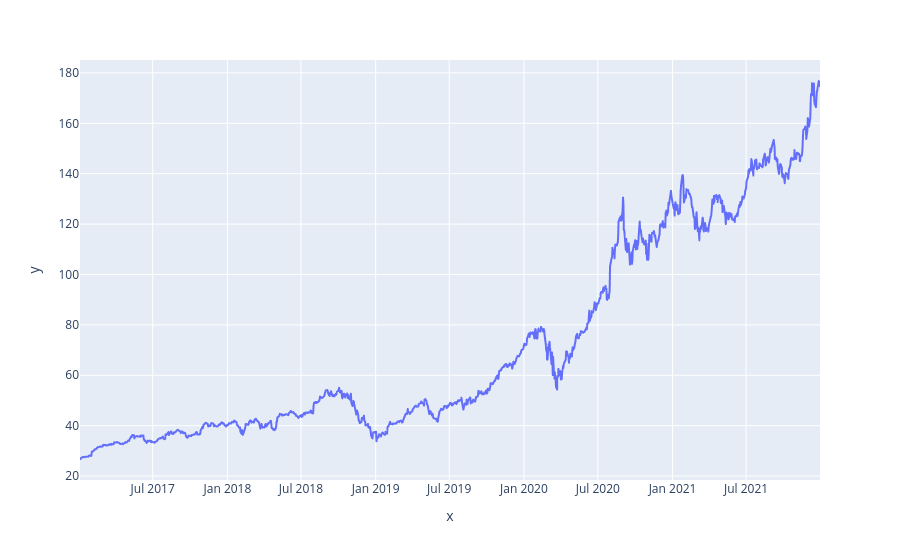

Notebook cell for this chart:
### Code cell
# show data
## plot of the close price of AAPL
fig = px.line(x= data["Close"].index, y= data["Close"]["AAPL"])
fig.show()

### Figure 1 — Plotly figure (JSON) as saved in the notebook; plotly's stock layout.template omitted (floating-point values rounded to 4 significant figures; data arrays with more than 128 entries replaced by an {"elided": "..."} marker saying what was removed)
{"data": [{"hovertemplate": "x=%{x}<br>y=%{y}<extra></extra>", "legendgroup": "", "line": {"color": "#636efa", "dash": "solid"}, "marker": {"symbol": "circle"}, "mode": "lines", "name": "", "showlegend": false, "type": "scattergl", "x": {"elided": "1258 str values"}, "xaxis": "x", "y": {"elided": "1258 float values"}, "yaxis": "y"}], "layout": {"legend": {"tracegroupgap": 0}, "margin": {"t": 60}, "xaxis": {"anchor": "y", "domain": [0, 1], "title": {"text": "x"}}, "yaxis": {"anchor": "x", "domain": [0, 1], "title": {"text": "y"}}}}
